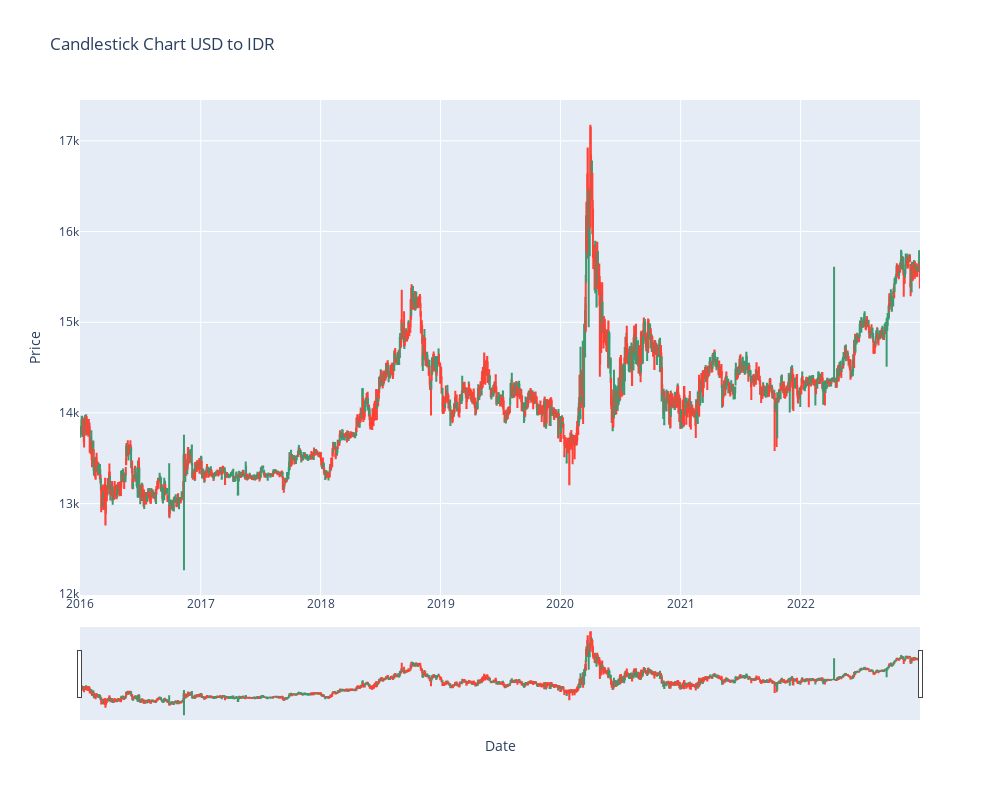

Notebook source saved alongside this figure:
### Code cell
candle_stick(df_usd, "USD to IDR")

### Figure 1 — Plotly figure (JSON) as saved in the notebook; plotly's stock layout.template omitted (floating-point values rounded to 4 significant figures; data arrays with more than 128 entries replaced by an {"elided": "..."} marker saying what was removed)
{"data": [{"close": {"elided": "1827 float values"}, "high": {"elided": "1827 float values"}, "low": {"elided": "1827 float values"}, "open": {"elided": "1827 float values"}, "type": "candlestick", "x": {"elided": "1827 str values"}}], "layout": {"height": 800, "title": {"text": "Candlestick Chart USD to IDR"}, "width": 1000, "xaxis": {"title": {"text": "Date"}}, "yaxis": {"title": {"text": "Price"}}}}
